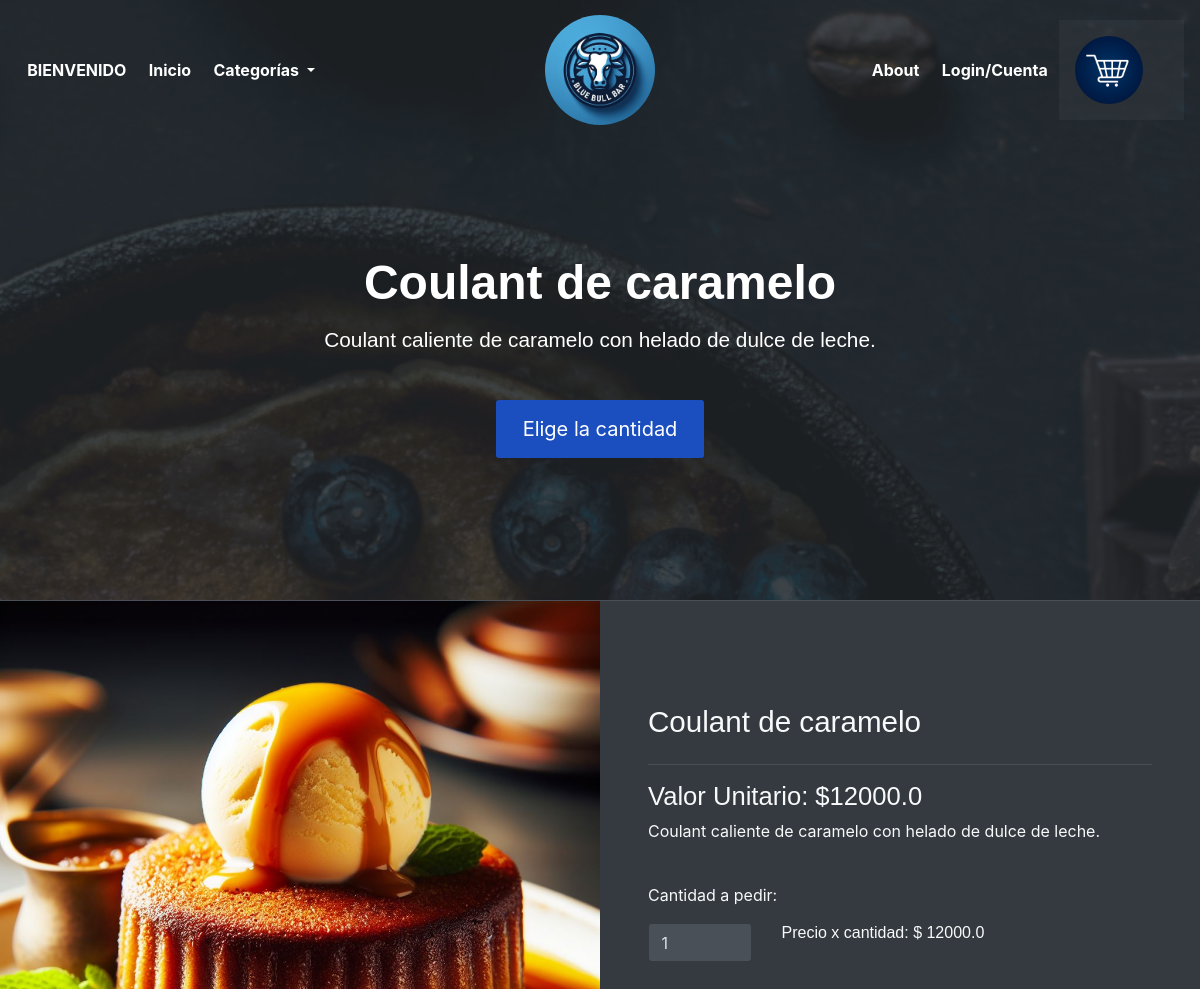
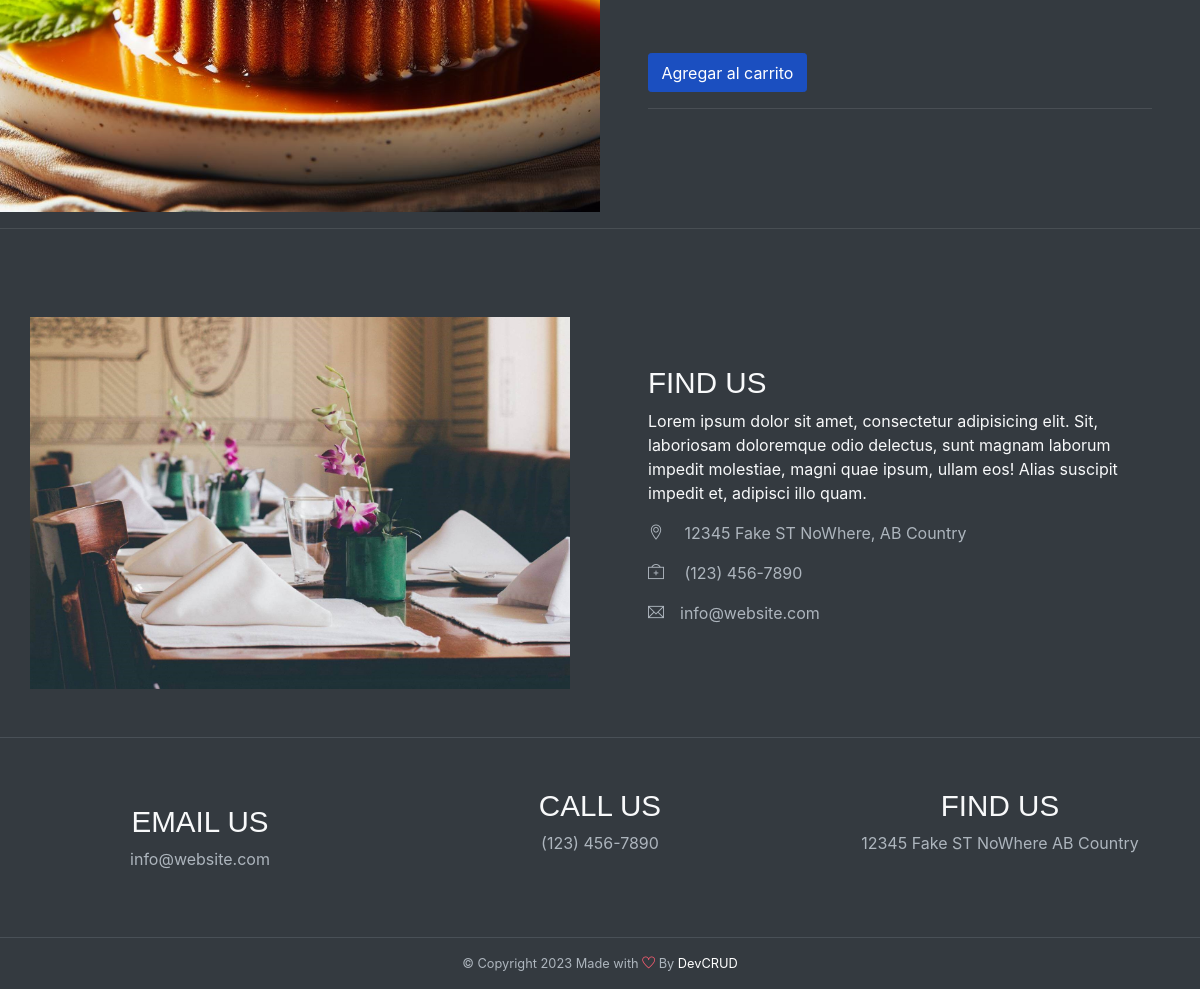
The app's page /detalles/10 with its own data (2 pictures, top to bottom).
### tables this page shows
CREATE TABLE Menu (
            id INTEGER PRIMARY KEY,
            nombre TEXT NOT NULL,
            descripcion TEXT,
            precio REAL NOT NULL,
            categoria TEXT NOT NULL,
            imagen TEXT NOT NULL
        );

### app/inicio/routes.py (the view)
@inicio_bp.route('/detalles/<id>')
def detalles(id):
    try:
        id=int(id)
        item_menu=obtener_por_id(id)
        print(item_menu)
        cart=obtener_carrito()
        usuario=None
        if 'email' in session:
            email_usuario=session['email']
            usuario=obtener_por_email(email_usuario)
        return render_template('detalles.html', usuario=usuario, item_menu=item_menu, total_items_cart=cart.total_items())
    except:
        abort(400)

### app/models/cart.py (called while the page is built)
    def total_items(self):
        total=0
        for item in self.items:
            total+=item.cantidad
        return total

    def to_dict(self):
        return {
            'items': [
                {
                    'item_id': item.item_id,
                    'cantidad': item.cantidad,
                    'precio_cantidad': item.precio_cantidad
                }
                for item in self.items
            ]
        }

### app/models/menu.py (called while the page is built)
    def __str__(self):
        return f"{self.id}:{self.nombre}"

### app/services/cart.py (called while the page is built)
def obtener_carrito():
    if 'cart' not in session:
        cart = Cart()
        session['cart'] = cart.to_dict()
    else:
        cart = Cart.from_dict(session['cart'])
    return cart

### app/services/menu_service.py (called while the page is built)
def obtener_por_id(id):
    db_path = current_app.config['DATABASE_URI'].replace('sqlite:///', '')
    conn = sqlite3.connect(db_path)
    cursor = conn.cursor()
    cursor.execute("SELECT * FROM Menu WHERE id = ?", (id,))
    row = cursor.fetchone()
    if row:
        item = MenuItem(*row)
    else:
        item = None
    conn.close()
    return item

### app/inicio/templates/detalles.html (shortened to what this page needs)
{% extends "base.html"%}
{% block content %}
<header id="home" class="header">
    <div class="overlay text-white text-center">
        <br><br><br><br>
        <h1 class=" font-weight-bold my-3">{{item_menu.nombre}}</h1>
        <h5 class="mb-5">{{item_menu.descripcion}}</h5>
        <a class="btn btn-lg btn-primary" href="#cart">Elige la cantidad</a>
    </div>
</header>
<div id="cart" class="container-fluid bg-dark text-light border-top wow fadeIn">
    <div class="row">
        <div class="col-md-6 px-0">
            {% if item_menu.imagen.startswith('http') %}
            <img src="{{ item_menu.imagen }}" alt="template by DevCRID http://www.devcrud.com/"
                class="rounded-0 card-img-top mg-responsive">
            {% else %}
            <img src="{{ url_for('static', filename='img/menu/' + item_menu.imagen) }}"
                alt="template by DevCRID http://www.devcrud.com/" class="rounded-0 card-img-top mg-responsive">
            {% endif %}
        </div>
        <div class="col-md-6 px-5 has-height-lg middle-items mt-3">
            <h3>{{item_menu.nombre}}</h3>
            <hr>
            <h4>Valor Unitario: ${{item_menu.precio}}</h4>
            <p>{{item_menu.descripcion}}</p>
            <br>
            <form action="{{ url_for('cart.agregar_item',id_item=item_menu.id)}}" method="post">
                <label for="cantidad">Cantidad a pedir:</label>
                <div class="row">
                    <div class="col-sm-6 col-md-3 col-xs-12 my-2">
                        <input type="number" id="cantidad" name="cantidad" value="1" min="1" max="" class="form-control"
                            oninput="actualizar_precio()">
                    </div>
                    <div class="col-sm-6 col-md-6 col-xs-6 my-2">
                        <h6>Precio x cantidad: $ <span id="precio_total">{{item_menu.precio}}</span></h6>
                    </div>
                </div>
                <br>
                <input type="number" id="precio" hidden name="precio" value="{{item_menu.precio}}"><br>
                    value="{{item_menu.precio}}"><br>
                <button id="agregar" type="submit" class="btn btn-primary">Agregar al carrito</button>
            </form>
            <hr>
        </div>
    </div>
</div>
<hr>
{% endblock %}

### records on screen
Menu: nombre "Coulant de caramelo", descripcion "Coulant caliente de caramelo con helado de dulce de leche.", imagen (picture), precio "12000.0"
